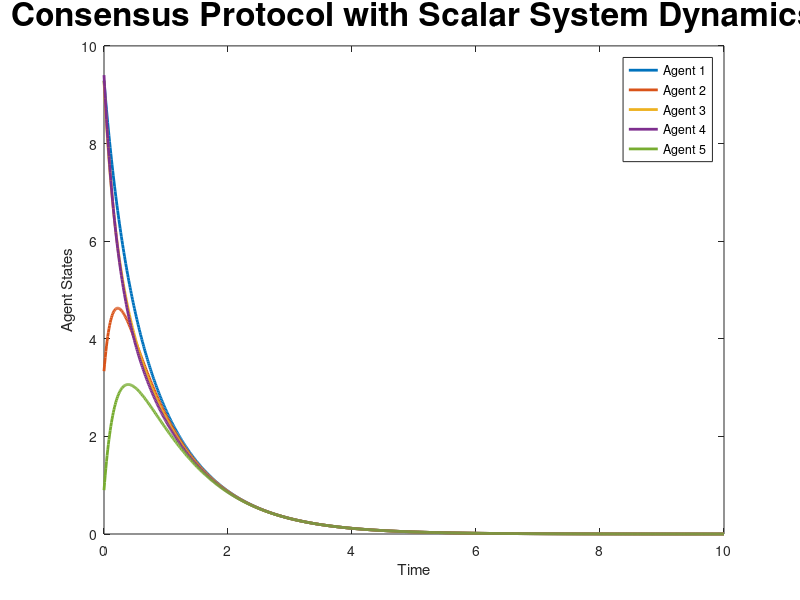

Reproduce this figure in MATLAB. (Note: this script raises an error after producing the figure.)
% MATLAB script for consensus protocol with system dynamics-scalar
clc;clear;
% Parameters
num_agents = 5;                     % Number of agents
time_step = 0.01;                    % Time step for simulation
total_time = 10;                     % Total simulation time
num_steps = total_time / time_step;  % Number of simulation steps
K = 1;                               % Consensus gain

% System matrices
A = -1;                              % Dynamics matrix
B = 1;                               % Input matrix
C = 1;                               % Output matrix

% Initial states of agents
x = rand(num_agents, 1) * 10;        % Random initial states between 0 and 10

% Define the adjacency matrix (connectivity between agents)
A_adj = [0 1 1 0 0;                  % Adjacency matrix
         1 0 1 1 0;
         1 1 0 1 1;
         0 1 1 0 1;
         0 0 1 1 0];

% Degree matrix
D = diag(sum(A_adj, 2));

% Laplacian matrix
L = D - A_adj;

% Store the history of states for plotting
x_history = zeros(num_agents, num_steps);
x_history(:, 1) = x;

% Consensus protocol update loop
for k = 2:num_steps
    % Calculate outputs for each agent
    y = C * x;
    
    % Consensus protocol control input for each agent
    u = -K * L * y;
    
    % Update each agent's state based on system dynamics
    x_dot = A * x + B * u;
    x = x + time_step * x_dot;
    
    % Store the states for plotting
    x_history(:, k) = x;
end

% Plot results
time = linspace(0, total_time, num_steps);
figure;
plot(time, x_history','LineWidth', 2);
xlabel('Time');
ylabel('Agent States');
title('Consensus Protocol with Scalar System Dynamics','FontSize',24);
legend(arrayfun(@(i) sprintf('Agent %d', i), 1:num_agents, 'UniformOutput', false));
lgd = legend;
lgd.FontSize = 20;            % Increase font size of the legend
lgd.Location = 'northeast';    % Place legend in the top right corner
lgd.Box = 'on';                % Add a box around the legend for clarity
grid on;
% Customize axis tick labels for clarity
ax = gca; % Get the current axis
ax.FontSize = 18; % Increase font size of tick labels
ax.XColor = [0.1, 0.1, 0.1]; % Darken X-axis tick labels
ax.YColor = [0.1, 0.1, 0.1]; % Darken Y-axis tick labels
ax.LineWidth = 1.5; % Increase axis line width for better clarity